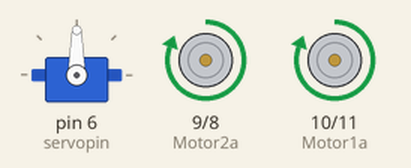
This sketch was run on a simulated Arduino Uno, built with avr-gcc and run on an emulated ATmega328P. Parts: servo, motor-driver pin pairs drawn as motors (green arrow = first pin HIGH = forward, orange = second pin HIGH = backward, longer = more drive). At 1.5 s the program stops and its outputs stay as they are.

Above: at 0.1 s.
At 1.6 s:
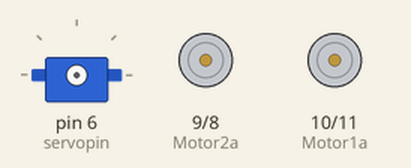
Timing chart, 0 to 3.0 s (numbered marks = the images above):
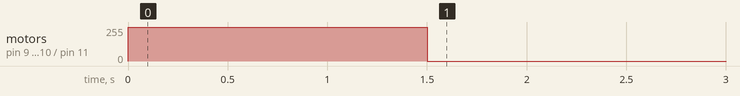

The sketch:

Servo.ino
```cpp
#include <Servo.h>  //加载文件库
int pos = 0;
Servo myservo;

int servopin = 6;
int Motor1a = 10;  // PWM波输入
int Motor1b = 11;  // PWM波输入

int Motor2a = 9;  // PWM波输入
int Motor2b = 8;  // PWM波输入
int i = 0;

void setup() {
  myservo.attach(servopin, 500, 2500);  //修正脉冲宽度
  pinMode(Motor1a,OUTPUT);
  pinMode(Motor1b,OUTPUT);
  pinMode(Motor2a,OUTPUT);
  pinMode(Motor2b,OUTPUT);
}

void loop() {
  digitalWrite(Motor1a, HIGH);  //控制电机正转
  digitalWrite(Motor1b, LOW);
  digitalWrite(Motor2a, HIGH);  //控制电机正转
  digitalWrite(Motor2b, LOW);
  delay(1500);

  digitalWrite(Motor1a, LOW);  //控制电机正转
  digitalWrite(Motor1b, LOW);
  digitalWrite(Motor2a, LOW);  //控制电机正转
  digitalWrite(Motor2b, LOW);

  exit(0);
}
/*
//舵机修改版
  myservo.write(0);
  delay(8500);//从270回来6500差不多刚好
  myservo.write(45);
  delay(2500);
  myservo.write(90);
  delay(2500);
  myservo.write(135);
  delay(2500);
  myservo.write(179);//可以到358°但似乎到不了360°
  delay(3500);
  exit(0);
*/
/*
//双路版本
  digitalWrite(Motor1a, HIGH);  //控制电机正转
  digitalWrite(Motor1b, LOW);
  digitalWrite(Motor2a, HIGH);  //控制电机正转
  digitalWrite(Motor2b, LOW);
  delay(500);

  digitalWrite(Motor1a, LOW);  //控制电机正转
  digitalWrite(Motor1b, LOW);
  digitalWrite(Motor2a, LOW);  //控制电机正转
  digitalWrite(Motor2b, LOW);

  exit(0);
  */
/*
//直流电机测试版
  digitalWrite(Motor1a, HIGH);  //控制电机正转
  digitalWrite(Motor1b, LOW);
  delay(500);

  digitalWrite(Motor1a, LOW);  //控制电机正转
  digitalWrite(Motor1b, LOW);
  delay(500);

  digitalWrite(Motor1a, LOW);  //控制电机正转
  digitalWrite(Motor1b, HIGH);
  delay(500);

  digitalWrite(Motor1a, LOW);  //控制电机正转
  digitalWrite(Motor1b, LOW);
  delay(2500);

  analogWrite(Motor1a, 100);  //控制电机正转
  delay(2500);

  analogWrite(Motor1a, 150);  //控制电机正转
  delay(2500);

  analogWrite(Motor1a, 255);  //控制电机正转

  digitalWrite(Motor1a, LOW);  //控制电机正转
  digitalWrite(Motor1b, LOW);
  delay(500);
  */
/*
//360度舵机特供版
  myservo.write(80);
  delay(5000);
  myservo.write(0);
  delay(2500);
  myservo.write(90);
  delay(2500);
  myservo.write(100);
  delay(5000);
  myservo.write(180);
  delay(2500);
  exit(0);
  */
/*
  myservo.write(0);
  delay(2500);
  myservo.write(45);
  delay(2500);
  myservo.write(90);
  delay(2500);
  myservo.write(135);
  delay(2500);
  myservo.write(180);
  delay(2500);
  exit(0);
*/
/*
  myservo.write(60);
  delay(15);
  */

/*
  for (pos = 0; pos <= 180; pos += 1) {       //pos+=1等价于pos=pos+1
    myservo.write(pos);
    delay(15);
  }
  for (pos = 180; pos >= 0; pos -= 1) {
    myservo.write(pos);
    delay(5);
  }
  i++;
  if(i == 3)
  {
    exit(0);
  }
  */
```

Measured:
- by itself, motor on pin 9 (Motor2a) / pin 8 (Motor2b), motor on pin 10 (Motor1a) / pin 11 (Motor1b): stopped → forward 255/255 at 0.00 s, → stopped 1.5 s later
